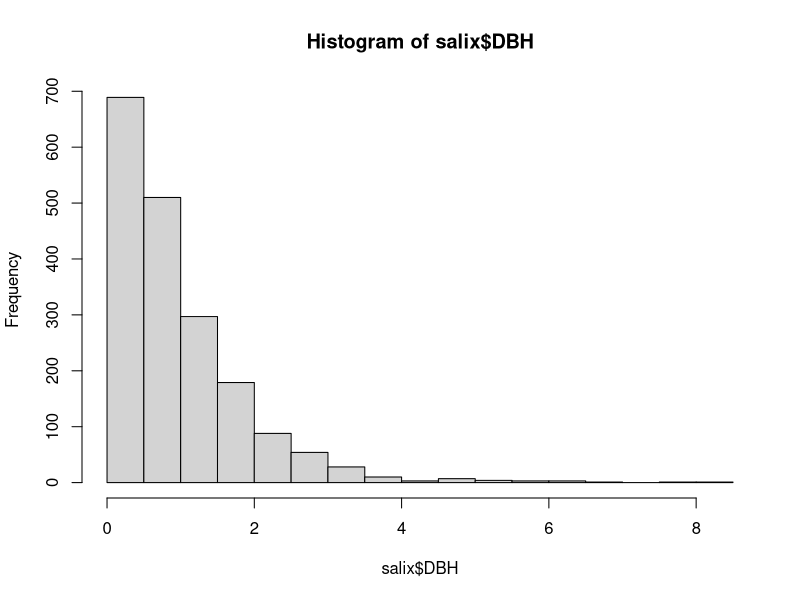
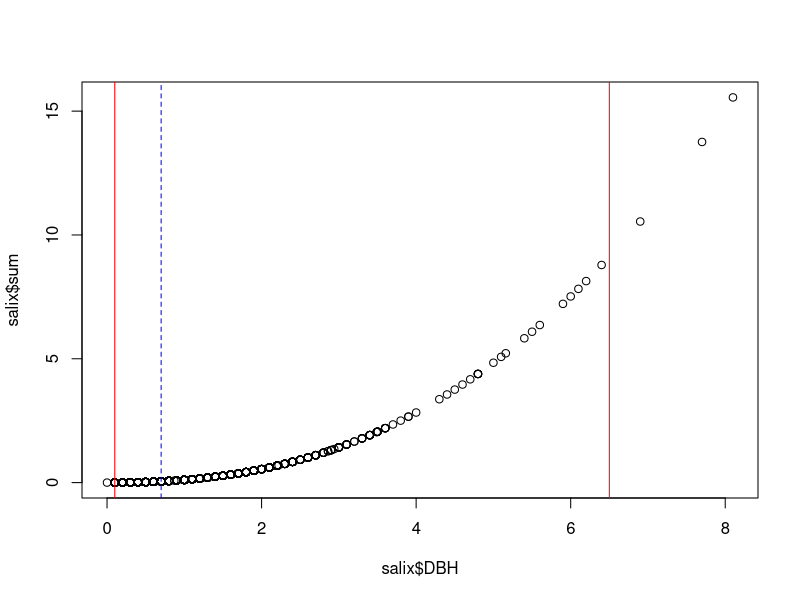
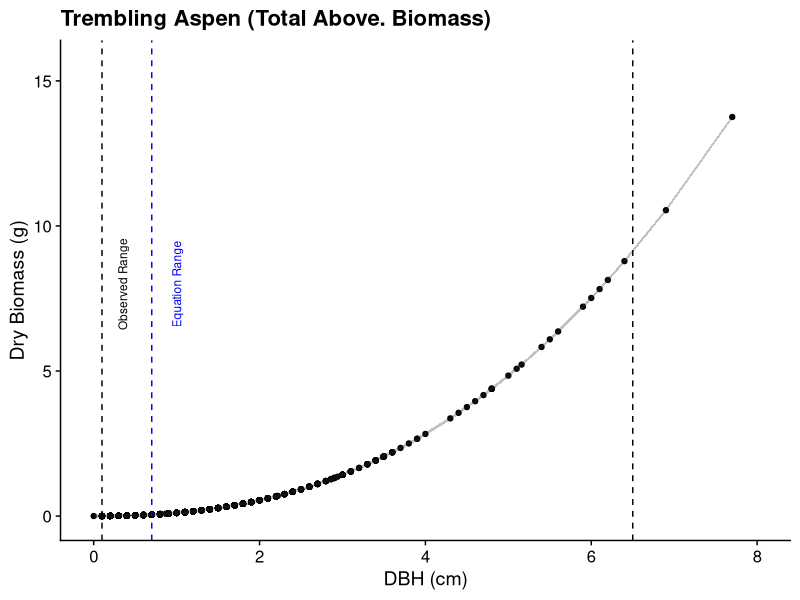

These charts were generated, in order, by the following R code:
# Bond-Lamberty et al. 2002
# has equations for spruce, aspen and willow
# but, comes from northern manitoba, will have to see if too far south

library(ggplot2)
library(cowplot); theme_set(theme_cowplot())
library(tidyverse)
library(here)

dbh <- read.csv(here("data/dbh.csv"))

#############################################################################
# willow

salix <- dbh %>%
  filter(SPP == "SALIX")
hist(salix$DBH) # everything smaller than 8 cm

# one salix in 41_1 has dbh = 0, even in field notebook
# dropping value
salix <- salix[-615,]

summary(salix$DBH) # min 0.1, max 8.1

########################
# calculating each component

# FOLIAGE
fol_salix <- function(x) 0.0235*x^(1.6656)
# n = ,r2 = 0.42
# SE
# intercept = 0.0032
# dbh^ = 0.0440
fol_salixSE <- sqrt((0.0032^2) + (0.0440^2))

salix$fol <- fol_salix(salix$DBH)

# LIVE BRANCHES
branch_salix <- function(x)  0.0082*x^(2.5139)
# n = , r2 = 0.76
# SE
# intercept = 0.0008
# dbh^ = 0.0327
branch_salixSE <- sqrt((0.0008^2) + (0.0327^2))

salix$branch <- branch_salix(salix$DBH)

# WOOD
wood_salix <- function(x) 0.0608*x^(2.4735)
# n = , r2 =0.95
# SE
# intercept = 0.0029
# dbh^ = 0.0153
wood_salixSE <- sqrt((0.0029^2) + (0.0153^2))

salix$wood <- wood_salix(salix$DBH)

# BARK
bark_salix <- function(x) 0.0159*x^(2.4123)
# n = , r2 = 0.91
# SE
# intercept = 0.0006
# dbh^ = 0.0131
bark_salixSE <- sqrt((0.0006^2) + (0.0131^2))

salix$bark <- bark_salix(salix$DBH)

# summing up components
salix$sum <- salix$fol + salix$branch + salix$wood + salix$bark

# standard error
salix$SE <- sqrt(fol_salixSE^2 + branch_salixSE^2 + wood_salixSE^2 + bark_salixSE^2)

plot(salix$sum ~ salix$DBH)
abline(v = c(0.1, 6.5), col = "red") # my ranges
abline(v = c(0.7, 47.2), col = "blue", lty = 2) # equation's ranges

ggplot(salix, aes(x = DBH, y = sum)) +
  geom_point() +
  geom_ribbon(aes(ymax = sum + SE, ymin = sum - SE), alpha = .3) +
  labs(x = "DBH (cm)", y = "Dry Biomass (g)", title = "Trembling Aspen (Total Above. Biomass)") +
  geom_vline(xintercept = c(0.1, 6.5), linetype = "dashed") +
  geom_vline(xintercept = c(0.7, 47.2), linetype = "dashed", col = "blue")  +
  xlim(0, 8) +
  geom_text(mapping = aes(x = 0.35, y = 8, label = "Observed Range"),
            angle = 90, size = 3, check_overlap = TRUE) +
  geom_text(mapping = aes(x = 1, y = 8, label = "Equation Range"),
            angle = 90, size = 3, color = "Blue", check_overlap = TRUE)
